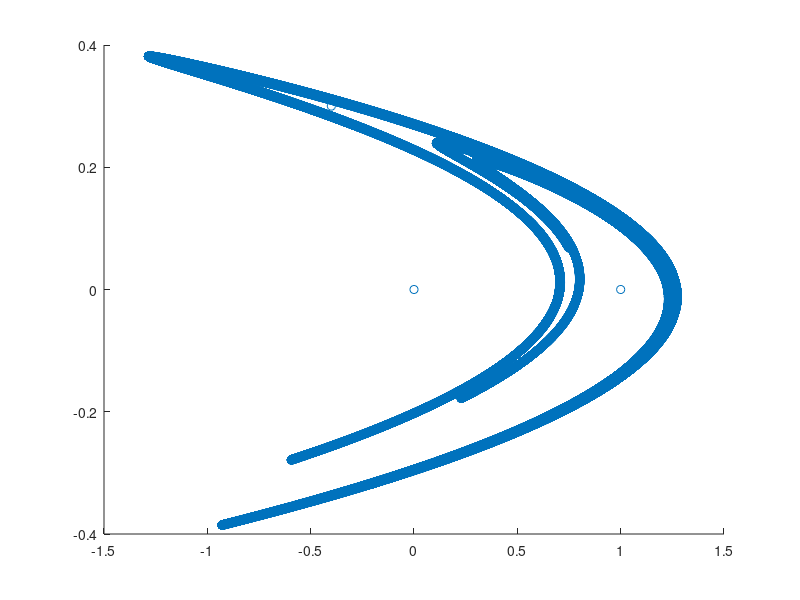

Reproduce this figure in MATLAB. (Note: this script raises an error after producing the figure.)
%{
Converge Cycles of Henon
%}


clear;

steps = 1e5; %take many steps
xs = zeros(2,steps);
xs(:,1) = [0;0;];
    h = @(x) [ 1 - 1.4*x(1)*x(1) + x(2); 0.3*x(1) ];
for i = 2:steps
  xs(:,i) = h( xs(:,i-1) );
end
scatter( xs(1,:), xs(2,:) );
drawnow;

r = 5e-2; %threshold for considering a close pass

for n = 16:20
    
  candidates = vecnorm( xs - circshift(xs,-n,2) ) < r;
  fprintf("Found %d candidates for cycles of length %d\n", sum(candidates), n);
  
  cycles = zeros(n,1);
  nc = 1; %num cycles
  tic;
  idx = find(candidates);
  for tr = 1:sum(candidates)
    if(idx(tr) + n - 1 >= steps)
      continue;
    end

    %x = 1.5*(2*rand(n,1) - 1);
    x = xs( 1, idx(tr) + (1:n) - 1 );
    x = x';
    [x,f] = newton(x);

    if (norm(f) < 1e-12) && is_distinct(x, cycles)
      cycles(:,nc) = x;
      nc = nc+1;
    end
  end
  time = toc;

  %Check for non-prime cycles
  d = divisors(n);
  nonprime = zeros(1,nc);
  for j = 1:numel(d)-1 %skip last element n
    for i = 1:nc-1
      c = cycles(:,i);
      if norm(c - circshift(c,d(j))) < 1e-10
        nonprime(i) = 1;
      end
    end
  end


  %kill nonprime cycles
  cycles(:, nonprime == 1) = [];

  fprintf("Found %d prime cycles of length %d in %f seconds.\n", size(cycles,2), n, time);
  save( "prime_cycles/"+n+".mat", "cycles" );

  hold on
  x = cycles;
  y = 0.3*circshift(cycles,-1,1);
  scatter( x, y, 'filled' );
  hold off
  drawnow
end




function bool = is_distinct(x, cycles)
  bool = true;
  f = @(x) [ sum(x); sum(x.^2); sum(x.^3) ];
  for i = 1:size(cycles,2)
    if norm( f(x) - f(cycles(:,i)) ) < 1e-7
      bool = false;
      return;
    end
  end
end

function [x,f] = newton(x)
  n = numel(x);
  maxit = 1024;
  for i = 1:maxit
    f = obj(x);
    %fprintf("%d: |f| = %e\n", i, norm(f) );
    if norm(f) < 1e-13
      break;
    end 

    J = zeros(n,n);
    for j = 1:n
      h = 1e-5;
      x2 =x; x2(j) = x2(j) + h;
      J(:,j) = (obj(x2) - f)/h;
    end

    [dx, ~] = lsqr( J, f );
    hook = 0.1;
    if norm(f) < 1e-3
      hook = 1;
    end
    x = x - hook*dx;
  end
end



function f = obj(x)
  a = 1.4;
  b = 0.3;
  f = circshift(x,1) - 1 + a*x.^2 - b*circshift(x,-1);
end